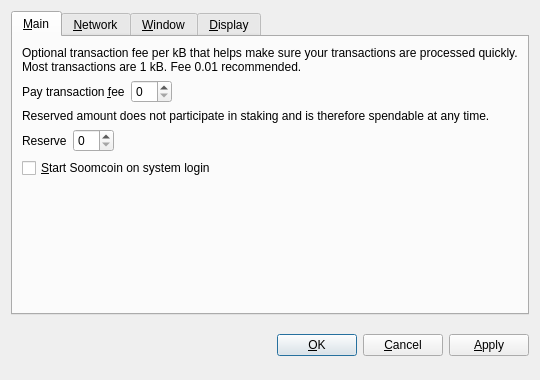
<?xml version="1.0" encoding="UTF-8"?>
<ui version="4.0">
 <class>OptionsDialog</class>
 <widget class="QDialog" name="OptionsDialog">
  <property name="geometry">
   <rect>
    <x>0</x>
    <y>0</y>
    <width>540</width>
    <height>380</height>
   </rect>
  </property>
  <property name="windowTitle">
   <string>Options</string>
  </property>
  <property name="modal">
   <bool>true</bool>
  </property>
  <layout class="QVBoxLayout" name="verticalLayout">
   <item>
    <widget class="QTabWidget" name="tabWidget">
     <property name="tabPosition">
      <enum>QTabWidget::North</enum>
     </property>
     <property name="currentIndex">
      <number>0</number>
     </property>
     <widget class="QWidget" name="tabMain">
      <attribute name="title">
       <string>&amp;Main</string>
      </attribute>
      <layout class="QVBoxLayout" name="verticalLayout_Main">
       <item>
        <widget class="QLabel" name="transactionFeeInfoLabel">
         <property name="text">
          <string>Optional transaction fee per kB that helps make sure your transactions are processed quickly. Most transactions are 1 kB. Fee 0.01 recommended.</string>
         </property>
         <property name="textFormat">
          <enum>Qt::PlainText</enum>
         </property>
         <property name="wordWrap">
          <bool>true</bool>
         </property>
        </widget>
       </item>
       <item>
        <layout class="QHBoxLayout" name="horizontalLayoutFee">
         <item>
          <widget class="QLabel" name="transactionFeeLabel">
           <property name="text">
            <string>Pay transaction &amp;fee</string>
           </property>
           <property name="textFormat">
            <enum>Qt::PlainText</enum>
           </property>
           <property name="buddy">
            <cstring>transactionFee</cstring>
           </property>
          </widget>
         </item>
         <item>
          <widget class="BitcoinAmountField" name="transactionFee"/>
         </item>
         <item>
          <spacer name="horizontalSpacerFee">
           <property name="orientation">
            <enum>Qt::Horizontal</enum>
           </property>
           <property name="sizeHint" stdset="0">
            <size>
             <width>40</width>
             <height>20</height>
            </size>
           </property>
          </spacer>
         </item>
        </layout>
       </item>
       <item>
        <widget class="QLabel" name="reserveBalanceInfoLabel">
         <property name="text">
          <string>Reserved amount does not participate in staking and is therefore spendable at any time.</string>
         </property>
         <property name="textFormat">
          <enum>Qt::PlainText</enum>
         </property>
         <property name="wordWrap">
          <bool>true</bool>
         </property>
        </widget>
       </item>
       <item>
        <layout class="QHBoxLayout" name="horizontalLayoutReserveBalance">
         <item>
          <widget class="QLabel" name="reserveBalanceLabel">
           <property name="text">
            <string>Reserve</string>
           </property>
           <property name="textFormat">
            <enum>Qt::PlainText</enum>
           </property>
           <property name="buddy">
            <cstring>reserveBalance</cstring>
           </property>
          </widget>
         </item>
         <item>
          <widget class="BitcoinAmountField" name="reserveBalance"/>
         </item>
         <item>
          <spacer name="horizontalSpacerReserveBalance">
           <property name="orientation">
            <enum>Qt::Horizontal</enum>
           </property>
           <property name="sizeHint" stdset="0">
            <size>
             <width>40</width>
             <height>20</height>
            </size>
           </property>
          </spacer>
         </item>
        </layout>
       </item>
       <item>
        <widget class="QCheckBox" name="bitcoinAtStartup">
         <property name="toolTip">
          <string>Automatically start Soomcoin after logging in to the system.</string>
         </property>
         <property name="text">
          <string>&amp;Start Soomcoin on system login</string>
         </property>
        </widget>
       </item>
       <item>
        <spacer name="verticalSpacer_Main">
         <property name="orientation">
          <enum>Qt::Vertical</enum>
         </property>
         <property name="sizeHint" stdset="0">
          <size>
           <width>20</width>
           <height>40</height>
          </size>
         </property>
        </spacer>
       </item>
      </layout>
     </widget>
     <widget class="QWidget" name="tabNetwork">
      <attribute name="title">
       <string>&amp;Network</string>
      </attribute>
      <layout class="QVBoxLayout" name="verticalLayout_Network">
       <item>
        <widget class="QCheckBox" name="mapPortUpnp">
         <property name="toolTip">
          <string>Automatically open the Soomcoin client port on the router. This only works when your router supports UPnP and it is enabled.</string>
         </property>
         <property name="text">
          <string>Map port using &amp;UPnP</string>
         </property>
        </widget>
       </item>
       <item>
        <widget class="QCheckBox" name="connectSocks">
         <property name="toolTip">
          <string>Connect to the Soomcoin network through a SOCKS5 proxy (e.g. when connecting through Tor).</string>
         </property>
         <property name="text">
          <string>&amp;Connect through SOCKS5 proxy:</string>
         </property>
        </widget>
       </item>
       <item>
        <layout class="QHBoxLayout" name="horizontalLayout_Network">
         <item>
          <widget class="QLabel" name="proxyIpLabel">
           <property name="text">
            <string>Proxy &amp;IP:</string>
           </property>
           <property name="textFormat">
            <enum>Qt::PlainText</enum>
           </property>
           <property name="buddy">
            <cstring>proxyIp</cstring>
           </property>
          </widget>
         </item>
         <item>
          <widget class="QValidatedLineEdit" name="proxyIp">
           <property name="maximumSize">
            <size>
             <width>140</width>
             <height>16777215</height>
            </size>
           </property>
           <property name="toolTip">
            <string>IP address of the proxy (e.g. 127.0.0.1)</string>
           </property>
          </widget>
         </item>
         <item>
          <widget class="QLabel" name="proxyPortLabel">
           <property name="text">
            <string>&amp;Port:</string>
           </property>
           <property name="textFormat">
            <enum>Qt::PlainText</enum>
           </property>
           <property name="buddy">
            <cstring>proxyPort</cstring>
           </property>
          </widget>
         </item>
         <item>
          <widget class="QLineEdit" name="proxyPort">
           <property name="maximumSize">
            <size>
             <width>55</width>
             <height>16777215</height>
            </size>
           </property>
           <property name="toolTip">
            <string>Port of the proxy (e.g. 9050)</string>
           </property>
          </widget>
         </item>
         <item>
          <spacer name="horizontalSpacer_Network">
           <property name="orientation">
            <enum>Qt::Horizontal</enum>
           </property>
           <property name="sizeHint" stdset="0">
            <size>
             <width>40</width>
             <height>20</height>
            </size>
           </property>
          </spacer>
         </item>
        </layout>
       </item>
       <item>
        <spacer name="verticalSpacer_Network">
         <property name="orientation">
          <enum>Qt::Vertical</enum>
         </property>
         <property name="sizeHint" stdset="0">
          <size>
           <width>20</width>
           <height>40</height>
          </size>
         </property>
        </spacer>
       </item>
      </layout>
     </widget>
     <widget class="QWidget" name="tabWindow">
      <attribute name="title">
       <string>&amp;Window</string>
      </attribute>
      <layout class="QVBoxLayout" name="verticalLayout_Window">
       <item>
        <widget class="QCheckBox" name="minimizeToTray">
         <property name="toolTip">
          <string>Show only a tray icon after minimizing the window.</string>
         </property>
         <property name="text">
          <string>&amp;Minimize to the tray instead of the taskbar</string>
         </property>
        </widget>
       </item>
       <item>
        <widget class="QCheckBox" name="minimizeOnClose">
         <property name="toolTip">
          <string>Minimize instead of exit the application when the window is closed. When this option is enabled, the application will be closed only after selecting Quit in the menu.</string>
         </property>
         <property name="text">
          <string>M&amp;inimize on close</string>
         </property>
        </widget>
       </item>
       <item>
        <spacer name="verticalSpacer_Window">
         <property name="orientation">
          <enum>Qt::Vertical</enum>
         </property>
         <property name="sizeHint" stdset="0">
          <size>
           <width>20</width>
           <height>40</height>
          </size>
         </property>
        </spacer>
       </item>
      </layout>
     </widget>
     <widget class="QWidget" name="tabDisplay">
      <attribute name="title">
       <string>&amp;Display</string>
      </attribute>
      <layout class="QVBoxLayout" name="verticalLayout_Display">
       <item>
        <layout class="QHBoxLayout" name="horizontalLayout_1_Display">
         <item>
          <widget class="QLabel" name="langLabel">
           <property name="text">
            <string>User Interface &amp;language:</string>
           </property>
           <property name="textFormat">
            <enum>Qt::PlainText</enum>
           </property>
           <property name="buddy">
            <cstring>lang</cstring>
           </property>
          </widget>
         </item>
         <item>
          <widget class="QValueComboBox" name="lang">
           <property name="toolTip">
            <string>The user interface language can be set here. This setting will take effect after restarting Soomcoin.</string>
           </property>
          </widget>
         </item>
        </layout>
       </item>
       <item>
        <layout class="QHBoxLayout" name="horizontalLayout_2_Display">
         <item>
          <widget class="QLabel" name="unitLabel">
           <property name="text">
            <string>&amp;Unit to show amounts in:</string>
           </property>
           <property name="textFormat">
            <enum>Qt::PlainText</enum>
           </property>
           <property name="buddy">
            <cstring>unit</cstring>
           </property>
          </widget>
         </item>
         <item>
          <widget class="QValueComboBox" name="unit">
           <property name="toolTip">
            <string>Choose the default subdivision unit to show in the interface and when sending coins.</string>
           </property>
          </widget>
         </item>
        </layout>
       </item>
       <item>
        <widget class="QCheckBox" name="coinControlFeatures">
         <property name="toolTip">
          <string>Whether to show coin control features or not.</string>
         </property>
         <property name="text">
          <string>Display coin &amp;control features (experts only!)</string>
         </property>
        </widget>
       </item>
       <item>
        <widget class="QCheckBox" name="minimizeCoinAge">
         <property name="toolTip">
          <string>Whether to select the coin outputs randomly or with minimal coin age.</string>
         </property>
         <property name="text">
          <string>Minimize weight consumption (experimental)</string>
         </property>
        </widget>
       </item>
       <item>
        <widget class="QCheckBox" name="useBlackTheme">
         <property name="text">
          <string>Use black visual theme (requires restart)</string>
         </property>
        </widget>
       </item>
       <item>
        <spacer name="verticalSpacer_Display">
         <property name="orientation">
          <enum>Qt::Vertical</enum>
         </property>
         <property name="sizeHint" stdset="0">
          <size>
           <width>20</width>
           <height>40</height>
          </size>
         </property>
        </spacer>
       </item>
      </layout>
     </widget>
    </widget>
   </item>
   <item>
    <layout class="QHBoxLayout" name="horizontalLayout_Buttons">
     <item>
      <spacer name="horizontalSpacer_1">
       <property name="orientation">
        <enum>Qt::Horizontal</enum>
       </property>
       <property name="sizeHint" stdset="0">
        <size>
         <width>40</width>
         <height>48</height>
        </size>
       </property>
      </spacer>
     </item>
     <item>
      <widget class="QLabel" name="statusLabel">
       <property name="font">
        <font>
         <weight>75</weight>
         <bold>true</bold>
        </font>
       </property>
       <property name="text">
        <string/>
       </property>
       <property name="textFormat">
        <enum>Qt::PlainText</enum>
       </property>
       <property name="wordWrap">
        <bool>true</bool>
       </property>
      </widget>
     </item>
     <item>
      <spacer name="horizontalSpacer_2">
       <property name="orientation">
        <enum>Qt::Horizontal</enum>
       </property>
       <property name="sizeHint" stdset="0">
        <size>
         <width>40</width>
         <height>48</height>
        </size>
       </property>
      </spacer>
     </item>
     <item>
      <widget class="QPushButton" name="okButton">
       <property name="text">
        <string>&amp;OK</string>
       </property>
      </widget>
     </item>
     <item>
      <widget class="QPushButton" name="cancelButton">
       <property name="text">
        <string>&amp;Cancel</string>
       </property>
       <property name="autoDefault">
        <bool>false</bool>
       </property>
      </widget>
     </item>
     <item>
      <widget class="QPushButton" name="applyButton">
       <property name="text">
        <string>&amp;Apply</string>
       </property>
       <property name="autoDefault">
        <bool>false</bool>
       </property>
      </widget>
     </item>
    </layout>
   </item>
  </layout>
 </widget>
 <customwidgets>
  <customwidget>
   <class>BitcoinAmountField</class>
   <extends>QSpinBox</extends>
   <header>bitcoinamountfield.h</header>
  </customwidget>
  <customwidget>
   <class>QValueComboBox</class>
   <extends>QComboBox</extends>
   <header>qvaluecombobox.h</header>
  </customwidget>
  <customwidget>
   <class>QValidatedLineEdit</class>
   <extends>QLineEdit</extends>
   <header>qvalidatedlineedit.h</header>
  </customwidget>
 </customwidgets>
 <resources/>
 <connections/>
</ui>
